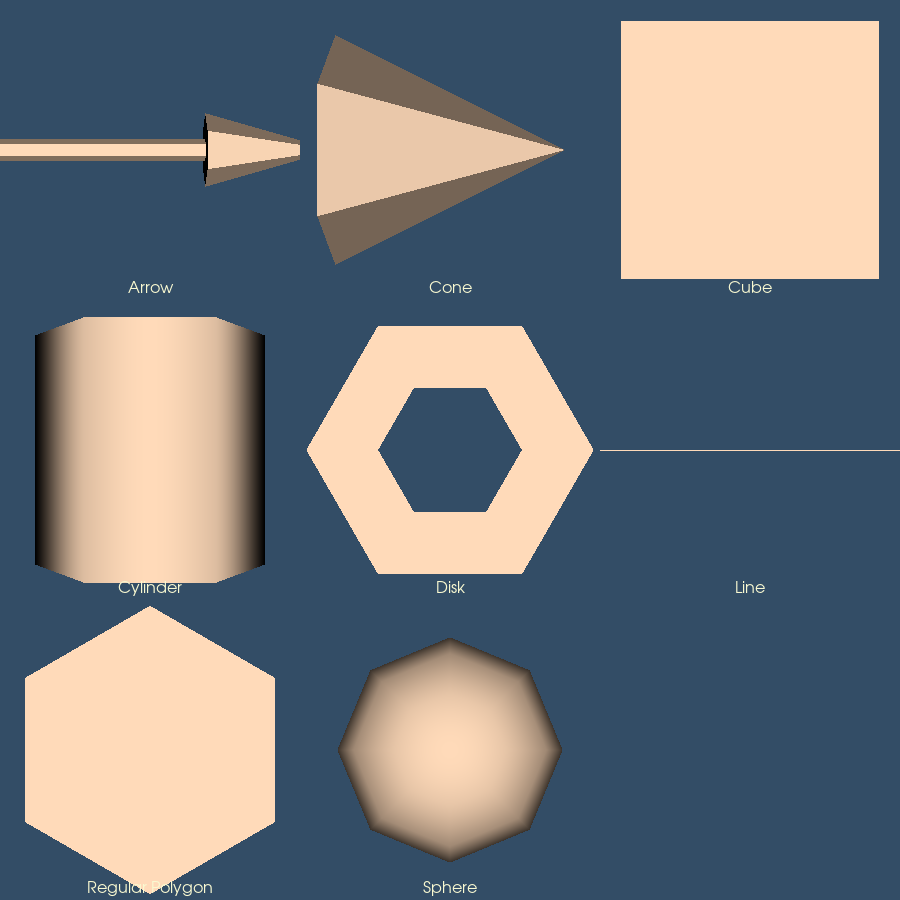

Generate this figure with Python:
#!/usr/bin/env python

# Display eight basic geometric object sources in a 3×3 grid of viewports,
# each with its own renderer and label. Uses a for loop over source
# definitions to build the mappers, actors, and renderers.

# Factory overrides: importing these modules registers the OpenGL rendering,
# FreeType text rendering, and interaction style implementations.
import vtkmodules.vtkInteractionStyle  # noqa: F401
import vtkmodules.vtkRenderingFreeType  # noqa: F401
import vtkmodules.vtkRenderingOpenGL2  # noqa: F401
# VTK pipeline classes used in this example
from vtkmodules.vtkFiltersSources import (
    vtkArrowSource,
    vtkConeSource,
    vtkCubeSource,
    vtkCylinderSource,
    vtkDiskSource,
    vtkLineSource,
    vtkRegularPolygonSource,
    vtkSphereSource,
)
from vtkmodules.vtkRenderingCore import (
    vtkActor,
    vtkTextActor,
    vtkPolyDataMapper,
    vtkRenderWindow,
    vtkRenderWindowInteractor,
    vtkRenderer,
)

# Colors (normalized RGB)
peach_puff_rgb = (1.0, 0.855, 0.725)
dark_blue_background_rgb = (0.2, 0.302, 0.4)

# ---------------------------------------------------------------------------
# Source, mapper, actor: Arrow
# ---------------------------------------------------------------------------
arrow_source = vtkArrowSource()
arrow_mapper = vtkPolyDataMapper()
arrow_mapper.SetInputConnection(arrow_source.GetOutputPort())
arrow_actor = vtkActor()
arrow_actor.SetMapper(arrow_mapper)
arrow_actor.GetProperty().SetColor(peach_puff_rgb)

# ---------------------------------------------------------------------------
# Source, mapper, actor: Cone
# ---------------------------------------------------------------------------
cone_source = vtkConeSource()
cone_mapper = vtkPolyDataMapper()
cone_mapper.SetInputConnection(cone_source.GetOutputPort())
cone_actor = vtkActor()
cone_actor.SetMapper(cone_mapper)
cone_actor.GetProperty().SetColor(peach_puff_rgb)

# ---------------------------------------------------------------------------
# Source, mapper, actor: Cube
# ---------------------------------------------------------------------------
cube_source = vtkCubeSource()
cube_mapper = vtkPolyDataMapper()
cube_mapper.SetInputConnection(cube_source.GetOutputPort())
cube_actor = vtkActor()
cube_actor.SetMapper(cube_mapper)
cube_actor.GetProperty().SetColor(peach_puff_rgb)

# ---------------------------------------------------------------------------
# Source, mapper, actor: Cylinder
# ---------------------------------------------------------------------------
cylinder_source = vtkCylinderSource()
cylinder_mapper = vtkPolyDataMapper()
cylinder_mapper.SetInputConnection(cylinder_source.GetOutputPort())
cylinder_actor = vtkActor()
cylinder_actor.SetMapper(cylinder_mapper)
cylinder_actor.GetProperty().SetColor(peach_puff_rgb)

# ---------------------------------------------------------------------------
# Source, mapper, actor: Disk
# ---------------------------------------------------------------------------
disk_source = vtkDiskSource()
disk_mapper = vtkPolyDataMapper()
disk_mapper.SetInputConnection(disk_source.GetOutputPort())
disk_actor = vtkActor()
disk_actor.SetMapper(disk_mapper)
disk_actor.GetProperty().SetColor(peach_puff_rgb)

# ---------------------------------------------------------------------------
# Source, mapper, actor: Line
# ---------------------------------------------------------------------------
line_source = vtkLineSource()
line_mapper = vtkPolyDataMapper()
line_mapper.SetInputConnection(line_source.GetOutputPort())
line_actor = vtkActor()
line_actor.SetMapper(line_mapper)
line_actor.GetProperty().SetColor(peach_puff_rgb)

# ---------------------------------------------------------------------------
# Source, mapper, actor: Regular Polygon
# ---------------------------------------------------------------------------
polygon_source = vtkRegularPolygonSource()
polygon_mapper = vtkPolyDataMapper()
polygon_mapper.SetInputConnection(polygon_source.GetOutputPort())
polygon_actor = vtkActor()
polygon_actor.SetMapper(polygon_mapper)
polygon_actor.GetProperty().SetColor(peach_puff_rgb)

# ---------------------------------------------------------------------------
# Source, mapper, actor: Sphere
# ---------------------------------------------------------------------------
sphere_source = vtkSphereSource()
sphere_mapper = vtkPolyDataMapper()
sphere_mapper.SetInputConnection(sphere_source.GetOutputPort())
sphere_actor = vtkActor()
sphere_actor.SetMapper(sphere_mapper)
sphere_actor.GetProperty().SetColor(peach_puff_rgb)

# ---------------------------------------------------------------------------
# Text actors (labels)
# ---------------------------------------------------------------------------
arrow_text_actor = vtkTextActor()
arrow_text_actor.SetInput("Arrow")
arrow_text_actor.GetTextProperty().SetFontSize(16)
arrow_text_actor.GetTextProperty().SetColor(0.98, 0.98, 0.82)
arrow_text_actor.GetTextProperty().SetJustificationToCentered()
arrow_text_actor.GetPositionCoordinate().SetCoordinateSystemToNormalizedViewport()
arrow_text_actor.SetPosition(0.5, 0.01)

cone_text_actor = vtkTextActor()
cone_text_actor.SetInput("Cone")
cone_text_actor.GetTextProperty().SetFontSize(16)
cone_text_actor.GetTextProperty().SetColor(0.98, 0.98, 0.82)
cone_text_actor.GetTextProperty().SetJustificationToCentered()
cone_text_actor.GetPositionCoordinate().SetCoordinateSystemToNormalizedViewport()
cone_text_actor.SetPosition(0.5, 0.01)

cube_text_actor = vtkTextActor()
cube_text_actor.SetInput("Cube")
cube_text_actor.GetTextProperty().SetFontSize(16)
cube_text_actor.GetTextProperty().SetColor(0.98, 0.98, 0.82)
cube_text_actor.GetTextProperty().SetJustificationToCentered()
cube_text_actor.GetPositionCoordinate().SetCoordinateSystemToNormalizedViewport()
cube_text_actor.SetPosition(0.5, 0.01)

cylinder_text_actor = vtkTextActor()
cylinder_text_actor.SetInput("Cylinder")
cylinder_text_actor.GetTextProperty().SetFontSize(16)
cylinder_text_actor.GetTextProperty().SetColor(0.98, 0.98, 0.82)
cylinder_text_actor.GetTextProperty().SetJustificationToCentered()
cylinder_text_actor.GetPositionCoordinate().SetCoordinateSystemToNormalizedViewport()
cylinder_text_actor.SetPosition(0.5, 0.01)

disk_text_actor = vtkTextActor()
disk_text_actor.SetInput("Disk")
disk_text_actor.GetTextProperty().SetFontSize(16)
disk_text_actor.GetTextProperty().SetColor(0.98, 0.98, 0.82)
disk_text_actor.GetTextProperty().SetJustificationToCentered()
disk_text_actor.GetPositionCoordinate().SetCoordinateSystemToNormalizedViewport()
disk_text_actor.SetPosition(0.5, 0.01)

line_text_actor = vtkTextActor()
line_text_actor.SetInput("Line")
line_text_actor.GetTextProperty().SetFontSize(16)
line_text_actor.GetTextProperty().SetColor(0.98, 0.98, 0.82)
line_text_actor.GetTextProperty().SetJustificationToCentered()
line_text_actor.GetPositionCoordinate().SetCoordinateSystemToNormalizedViewport()
line_text_actor.SetPosition(0.5, 0.01)

polygon_text_actor = vtkTextActor()
polygon_text_actor.SetInput("Regular Polygon")
polygon_text_actor.GetTextProperty().SetFontSize(16)
polygon_text_actor.GetTextProperty().SetColor(0.98, 0.98, 0.82)
polygon_text_actor.GetTextProperty().SetJustificationToCentered()
polygon_text_actor.GetPositionCoordinate().SetCoordinateSystemToNormalizedViewport()
polygon_text_actor.SetPosition(0.5, 0.01)

sphere_text_actor = vtkTextActor()
sphere_text_actor.SetInput("Sphere")
sphere_text_actor.GetTextProperty().SetFontSize(16)
sphere_text_actor.GetTextProperty().SetColor(0.98, 0.98, 0.82)
sphere_text_actor.GetTextProperty().SetJustificationToCentered()
sphere_text_actor.GetPositionCoordinate().SetCoordinateSystemToNormalizedViewport()
sphere_text_actor.SetPosition(0.5, 0.01)

# ---------------------------------------------------------------------------
# Renderers (3×3 grid, 8 sources fill positions 0–7, position 8 is empty)
# ---------------------------------------------------------------------------
arrow_renderer = vtkRenderer()
arrow_renderer.AddActor(arrow_actor)
arrow_renderer.AddViewProp(arrow_text_actor)
arrow_renderer.SetBackground(dark_blue_background_rgb)
arrow_renderer.SetViewport(0.0, 2.0 / 3.0, 1.0 / 3.0, 1.0)

cone_renderer = vtkRenderer()
cone_renderer.AddActor(cone_actor)
cone_renderer.AddViewProp(cone_text_actor)
cone_renderer.SetBackground(dark_blue_background_rgb)
cone_renderer.SetViewport(1.0 / 3.0, 2.0 / 3.0, 2.0 / 3.0, 1.0)

cube_renderer = vtkRenderer()
cube_renderer.AddActor(cube_actor)
cube_renderer.AddViewProp(cube_text_actor)
cube_renderer.SetBackground(dark_blue_background_rgb)
cube_renderer.SetViewport(2.0 / 3.0, 2.0 / 3.0, 1.0, 1.0)

cylinder_renderer = vtkRenderer()
cylinder_renderer.AddActor(cylinder_actor)
cylinder_renderer.AddViewProp(cylinder_text_actor)
cylinder_renderer.SetBackground(dark_blue_background_rgb)
cylinder_renderer.SetViewport(0.0, 1.0 / 3.0, 1.0 / 3.0, 2.0 / 3.0)

disk_renderer = vtkRenderer()
disk_renderer.AddActor(disk_actor)
disk_renderer.AddViewProp(disk_text_actor)
disk_renderer.SetBackground(dark_blue_background_rgb)
disk_renderer.SetViewport(1.0 / 3.0, 1.0 / 3.0, 2.0 / 3.0, 2.0 / 3.0)

line_renderer = vtkRenderer()
line_renderer.AddActor(line_actor)
line_renderer.AddViewProp(line_text_actor)
line_renderer.SetBackground(dark_blue_background_rgb)
line_renderer.SetViewport(2.0 / 3.0, 1.0 / 3.0, 1.0, 2.0 / 3.0)

polygon_renderer = vtkRenderer()
polygon_renderer.AddActor(polygon_actor)
polygon_renderer.AddViewProp(polygon_text_actor)
polygon_renderer.SetBackground(dark_blue_background_rgb)
polygon_renderer.SetViewport(0.0, 0.0, 1.0 / 3.0, 1.0 / 3.0)

sphere_renderer = vtkRenderer()
sphere_renderer.AddActor(sphere_actor)
sphere_renderer.AddViewProp(sphere_text_actor)
sphere_renderer.SetBackground(dark_blue_background_rgb)
sphere_renderer.SetViewport(1.0 / 3.0, 0.0, 2.0 / 3.0, 1.0 / 3.0)

empty_renderer = vtkRenderer()
empty_renderer.SetBackground(dark_blue_background_rgb)
empty_renderer.SetViewport(2.0 / 3.0, 0.0, 1.0, 1.0 / 3.0)

# ---------------------------------------------------------------------------
# Render window
# ---------------------------------------------------------------------------
render_window = vtkRenderWindow()
render_window.AddRenderer(arrow_renderer)
render_window.AddRenderer(cone_renderer)
render_window.AddRenderer(cube_renderer)
render_window.AddRenderer(cylinder_renderer)
render_window.AddRenderer(disk_renderer)
render_window.AddRenderer(line_renderer)
render_window.AddRenderer(polygon_renderer)
render_window.AddRenderer(sphere_renderer)
render_window.AddRenderer(empty_renderer)
render_window.SetWindowName("geometric objects demo")
render_window.SetMultiSamples(0)
render_window.SetSize(900, 900)

# ---------------------------------------------------------------------------
# Interactor
# ---------------------------------------------------------------------------
render_window_interactor = vtkRenderWindowInteractor()
render_window_interactor.SetRenderWindow(render_window)

# ---------------------------------------------------------------------------
# Scene: configure the cameras
# ---------------------------------------------------------------------------
arrow_renderer.ResetCamera()
arrow_renderer.GetActiveCamera().Zoom(1.3)

cone_renderer.ResetCamera()
cone_renderer.GetActiveCamera().Zoom(1.3)

cube_renderer.ResetCamera()
cube_renderer.GetActiveCamera().Zoom(1.3)

cylinder_renderer.ResetCamera()
cylinder_renderer.GetActiveCamera().Zoom(1.3)

disk_renderer.ResetCamera()
disk_renderer.GetActiveCamera().Zoom(1.3)

line_renderer.ResetCamera()
line_renderer.GetActiveCamera().Zoom(1.3)

polygon_renderer.ResetCamera()
polygon_renderer.GetActiveCamera().Zoom(1.3)

sphere_renderer.ResetCamera()
sphere_renderer.GetActiveCamera().Zoom(1.3)

# ---------------------------------------------------------------------------
# Start
# ---------------------------------------------------------------------------
render_window_interactor.Initialize()
render_window_interactor.Start()
